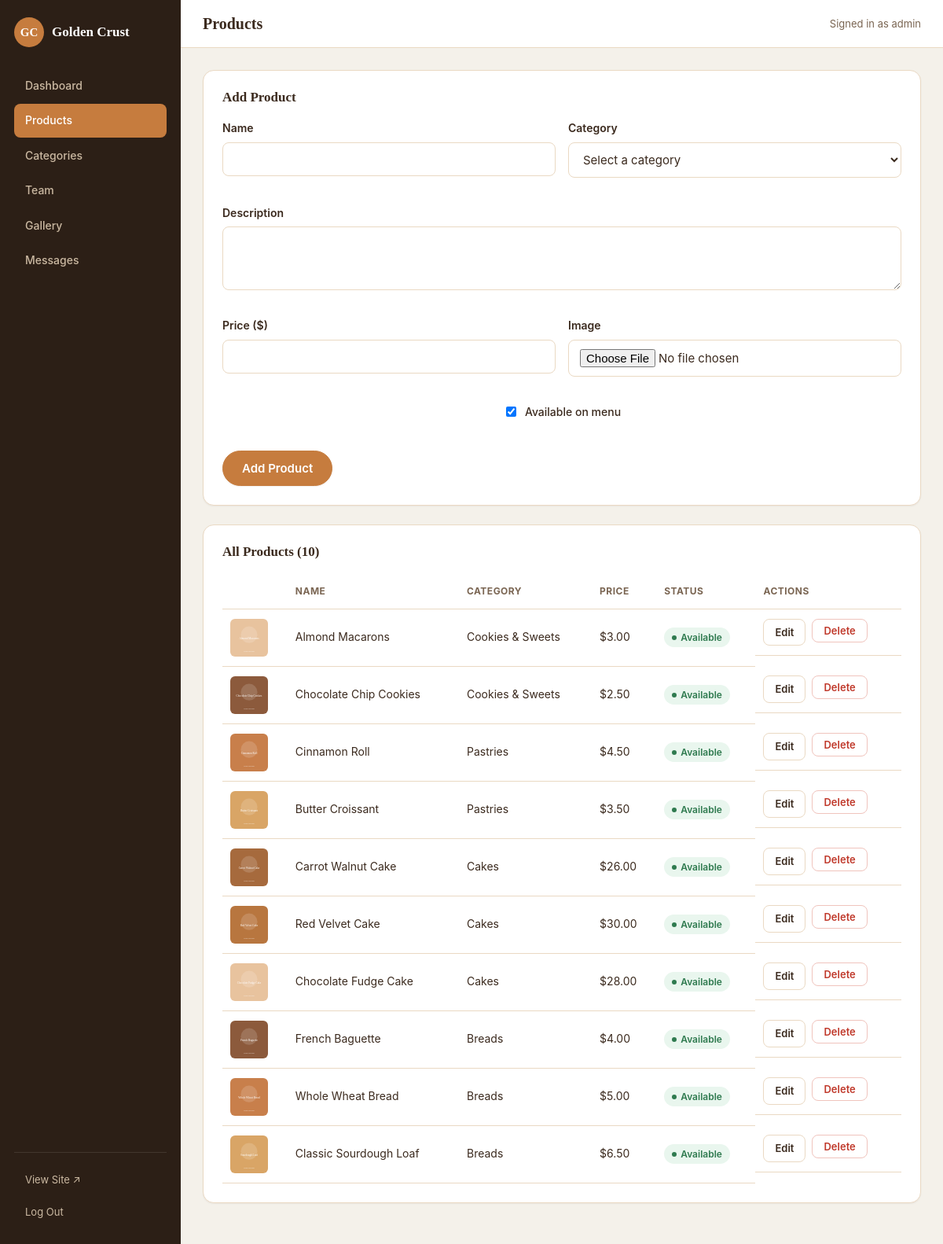
Screenshot of /admin/products.php (signed in) with the database file from the repository.
### tables this page shows
CREATE TABLE products (
    id INT AUTO_INCREMENT PRIMARY KEY,
    category_id INT NOT NULL,
    name VARCHAR(150) NOT NULL,
    description TEXT,
    price DECIMAL(10, 2) NOT NULL DEFAULT 0.00,
    image_path VARCHAR(255),
    is_available TINYINT(1) NOT NULL DEFAULT 1,
    created_at TIMESTAMP NOT NULL DEFAULT CURRENT_TIMESTAMP,
    updated_at TIMESTAMP NOT NULL DEFAULT CURRENT_TIMESTAMP ON UPDATE CURRENT_TIMESTAMP,
    FOREIGN KEY (category_id) REFERENCES categories(id) ON DELETE CASCADE
);

CREATE TABLE categories (
    id INT AUTO_INCREMENT PRIMARY KEY,
    name VARCHAR(100) NOT NULL UNIQUE,
    display_order INT NOT NULL DEFAULT 0
);

### includes/functions.php (called while the page is built, shortened)
<?php
function e(?string $value): string
{
    return htmlspecialchars($value ?? '', ENT_QUOTES, 'UTF-8');
}

### admin/products.php (the view, shortened to what this page needs)
<?php
require __DIR__ . '/includes/admin_header.php';
$editing = null;
$products = $pdo->query(
    'SELECT p.*, c.name AS category_name FROM products p
     JOIN categories c ON c.id = p.category_id
     ORDER BY p.id DESC'
)->fetchAll();
?>
<div class="admin-panel">
    <div class="admin-panel-header">
        <h2><?= $editing ? 'Edit Product' : 'Add Product' ?></h2>
    </div>
    <form method="post" action="products.php" enctype="multipart/form-data" class="stacked-form form-grid">
        <div class="form-row">
            <label>Name</label>
            <input type="text" name="name" value="<?= e($editing['name'] ?? '') ?>" required>
        </div>
        <div class="form-row">
            <label>Category</label>
            <select name="category_id" required>
                <option value="">Select a category</option>
            </select>
        </div>
        <div class="form-row form-row-full">
            <label>Description</label>
            <textarea name="description" rows="3"><?= e($editing['description'] ?? '') ?></textarea>
        </div>
        <div class="form-row">
            <label>Price ($)</label>
            <input type="number" name="price" step="0.01" min="0" value="<?= e((string) ($editing['price'] ?? '')) ?>" required>
        </div>
        <div class="form-row">
            <label>Image <?= $editing ? '<span class="optional">(leave empty to keep current)</span>' : '' ?></label>
            <input type="file" name="image" accept="image/jpeg,image/png,image/gif,image/webp">
        </div>
        <div class="form-row form-row-full form-row-checkbox">
            <label>
                <input type="checkbox" name="is_available" <?= ($editing['is_available'] ?? 1) ? 'checked' : '' ?>>
                Available on menu
            </label>
        </div>
        <div class="form-actions form-row-full">
            <button type="submit" class="btn btn-primary"><?= $editing ? 'Save Changes' : 'Add Product' ?></button>
        </div>
    </form>
</div>
<div class="admin-panel">
    <div class="admin-panel-header">
        <h2>All Products (<?= count($products) ?>)</h2>
    </div>
    <table class="admin-table">
        <thead>
        <tr>
            <th></th>
            <th>Name</th>
            <th>Category</th>
            <th>Price</th>
            <th>Status</th>
            <th>Actions</th>
        </tr>
        </thead>
        <tbody>
        <?php foreach ($products as $product): ?>
            <tr>
                <td><img src="/<?= e($product['image_path']) ?>" alt="" class="table-thumb"></td>
                <td><?= e($product['name']) ?></td>
                <td><?= e($product['category_name']) ?></td>
                <td>$<?= number_format((float) $product['price'], 2) ?></td>
                <td>
                    <span class="badge <?= $product['is_available'] ? 'badge-active' : 'badge-inactive' ?>">
                        <?= $product['is_available'] ? 'Available' : 'Hidden' ?>
                    </span>
                </td>
                <td class="actions">
                    <a href="products.php?edit=<?= (int) $product['id'] ?>" class="btn btn-sm">Edit</a>
                    <form method="post" action="products.php" class="inline-delete" onsubmit="return confirm('Delete this product?');">
                        <button type="submit" class="btn btn-sm btn-danger">Delete</button>
                    </form>
                </td>
            </tr>
        <?php endforeach; ?>
        </tbody>
    </table>
</div>
<?php require __DIR__ . '/includes/admin_footer.php'; ?>

### assets/css/style.css (style rules this page uses)
:root { --color-bg: #fbf6ee; --color-surface: #ffffff; --color-text: #3b2a1e; --color-text-muted: #7a6552; --color-primary: #c67c3e; --color-primary-dark: #a85f2a; --color-accent: #8c5a3c; --color-border: #ead9c3; --color-success: #2f7a4f; --color-success-soft: #e9f6ee; --color-danger: #c0392b; --color-danger-soft: #fbebe9; --radius-sm: 8px; --radius-md: 14px; --radius-lg: 22px; --shadow-sm: 0 1px 2px rgba(59, 42, 30, 0.06); --shadow-md: 0 10px 30px rgba(59, 42, 30, 0.1); --font-heading: Georgia, 'Times New Roman', serif; --font-body: -apple-system, BlinkMacSystemFont, 'Segoe UI', Roboto, sans-serif; }
* { box-sizing: border-box; }
html { scroll-behavior: smooth; }
body { margin: 0; font-family: var(--font-body); background: var(--color-bg); color: var(--color-text); line-height: 1.6; }
img { max-width: 100%; display: block; }
a { color: inherit; }
h1, h2, h3, h4 { font-family: var(--font-heading); line-height: 1.2; margin: 0 0 0.5em; }
.btn { display: inline-flex; align-items: center; justify-content: center; gap: 8px; padding: 12px 24px; border: 1px solid var(--color-border); border-radius: 999px; background: var(--color-surface); color: var(--color-text); font-family: var(--font-body); font-size: 15px; font-weight: 600; cursor: pointer; text-decoration: none; transition: transform 0.1s ease, background 0.15s ease, box-shadow 0.15s ease; }
.btn-primary { background: var(--color-primary); border-color: var(--color-primary); color: #fff; box-shadow: var(--shadow-sm); }
.btn-sm { padding: 6px 14px; font-size: 13px; border-radius: var(--radius-sm); }
.btn-danger { color: var(--color-danger); border-color: #f0c4bd; }
.stacked-form .form-row { margin-bottom: 18px; display: flex; flex-direction: column; gap: 6px; }
.stacked-form label { font-weight: 600; font-size: 14px; }
.stacked-form input[type='text'], .stacked-form input[type='email'], .stacked-form input[type='tel'], .stacked-form input[type='number'], .stacked-form input[type='password'], .stacked-form input[type='file'], .stacked-form select, .stacked-form textarea { padding: 11px 14px; border: 1px solid var(--color-border); border-radius: var(--radius-sm); font-size: 15px; font-family: inherit; background: var(--color-surface); color: var(--color-text); }

### assets/css/admin.css (style rules this page uses)
body.admin-body, body.admin-login-body { background: #f4f1ea; font-family: var(--font-body); }
.admin-panel { background: var(--color-surface); border: 1px solid var(--color-border); border-radius: var(--radius-md); padding: 24px; margin-bottom: 24px; box-shadow: var(--shadow-sm); }
.admin-panel-header { display: flex; align-items: center; justify-content: space-between; margin-bottom: 18px; }
.admin-panel-header h2 { font-size: 17px; margin: 0; }
.form-grid { display: grid; grid-template-columns: 1fr 1fr; gap: 16px; }
.form-row-full { grid-column: 1 / -1; }
.form-row-checkbox { flex-direction: row; align-items: center; gap: 8px; }
.form-row-checkbox label { display: flex; align-items: center; gap: 8px; font-weight: 500; }
.form-actions { display: flex; gap: 10px; margin-top: 4px; }
.admin-table { width: 100%; border-collapse: collapse; font-size: 14px; }
.admin-table th, .admin-table td { text-align: left; padding: 12px 10px; border-bottom: 1px solid var(--color-border); }
.admin-table th { font-size: 12px; text-transform: uppercase; letter-spacing: 0.04em; color: var(--color-text-muted); }
.admin-table .actions { display: flex; gap: 8px; white-space: nowrap; }
.inline-delete { display: inline; }
.table-thumb { width: 48px; height: 48px; object-fit: cover; border-radius: 6px; }
.badge { display: inline-flex; align-items: center; gap: 5px; padding: 3px 10px; border-radius: 999px; font-size: 12px; font-weight: 600; }
.badge::before { content: ''; width: 6px; height: 6px; border-radius: 999px; background: currentColor; }
.badge-active { background: var(--color-success-soft); color: var(--color-success); }

### rows the page displays
products: image_path (picture), name "Almond Macarons", category.name "Cookies & Sweets", price "3.00", is_available "Available"
products: image_path (picture), name "Chocolate Chip Cookies", category.name "Cookies & Sweets", price "2.50", is_available "Available"
products: image_path (picture), name "Cinnamon Roll", category.name "Pastries", price "4.50", is_available "Available"
products: image_path (picture), name "Butter Croissant", category.name "Pastries", price "3.50", is_available "Available"
products: image_path (picture), name "Carrot Walnut Cake", category.name "Cakes", price "26.00", is_available "Available"
products: image_path (picture), name "Red Velvet Cake", category.name "Cakes", price "30.00", is_available "Available"
products: image_path (picture), name "Chocolate Fudge Cake", category.name "Cakes", price "28.00", is_available "Available"
products: image_path (picture), name "French Baguette", category.name "Breads", price "4.00", is_available "Available"
products: image_path (picture), name "Whole Wheat Bread", category.name "Breads", price "5.00", is_available "Available"
products: image_path (picture), name "Classic Sourdough Loaf", category.name "Breads", price "6.50", is_available "Available"

### other values shown
$label "Dashboard"
$label "Products"
$label "Categories"
$label "Team"
$label "Gallery"
$label "Messages"
$pageTitle "Products"
$_SESSION['admin_username'] "admin"
count($products) "10"
